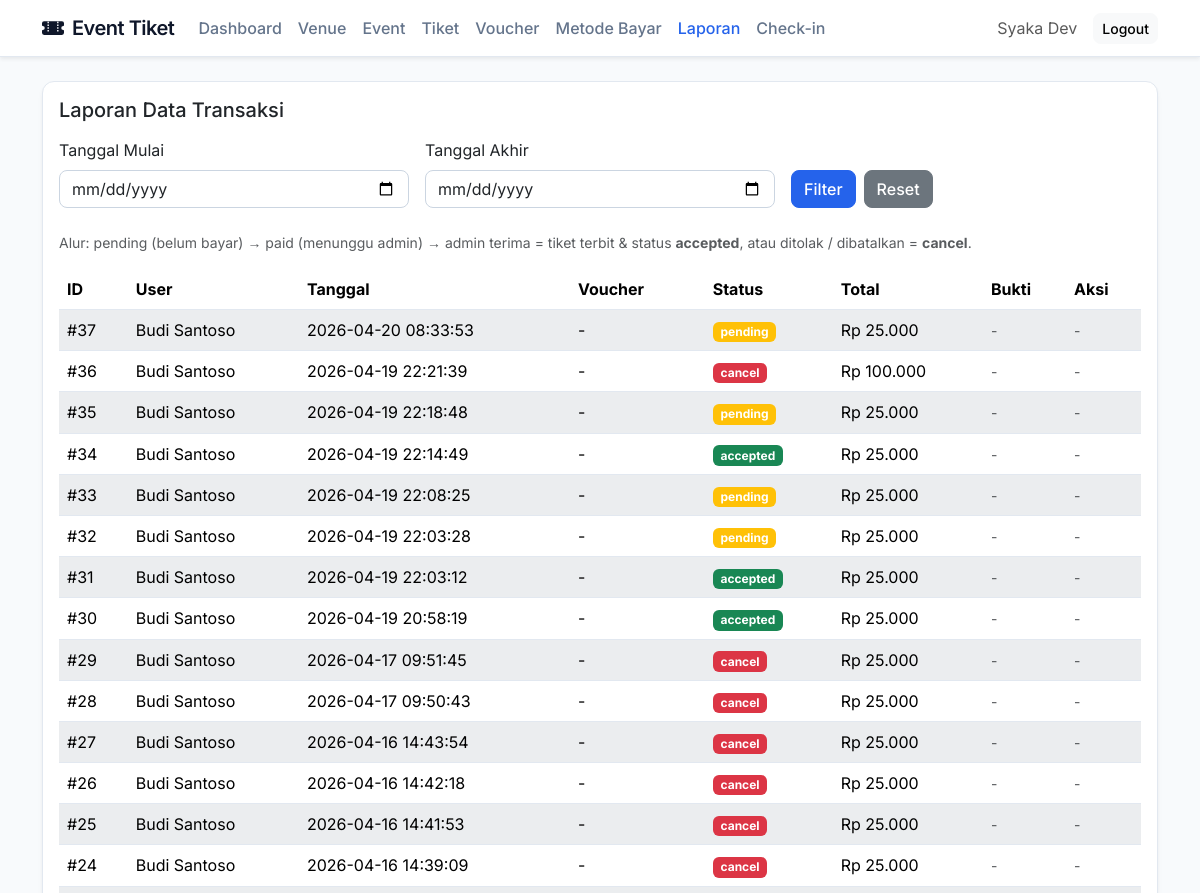
Before: /index.php?page=report_transaksi (signed in, upper part) with the older database file.
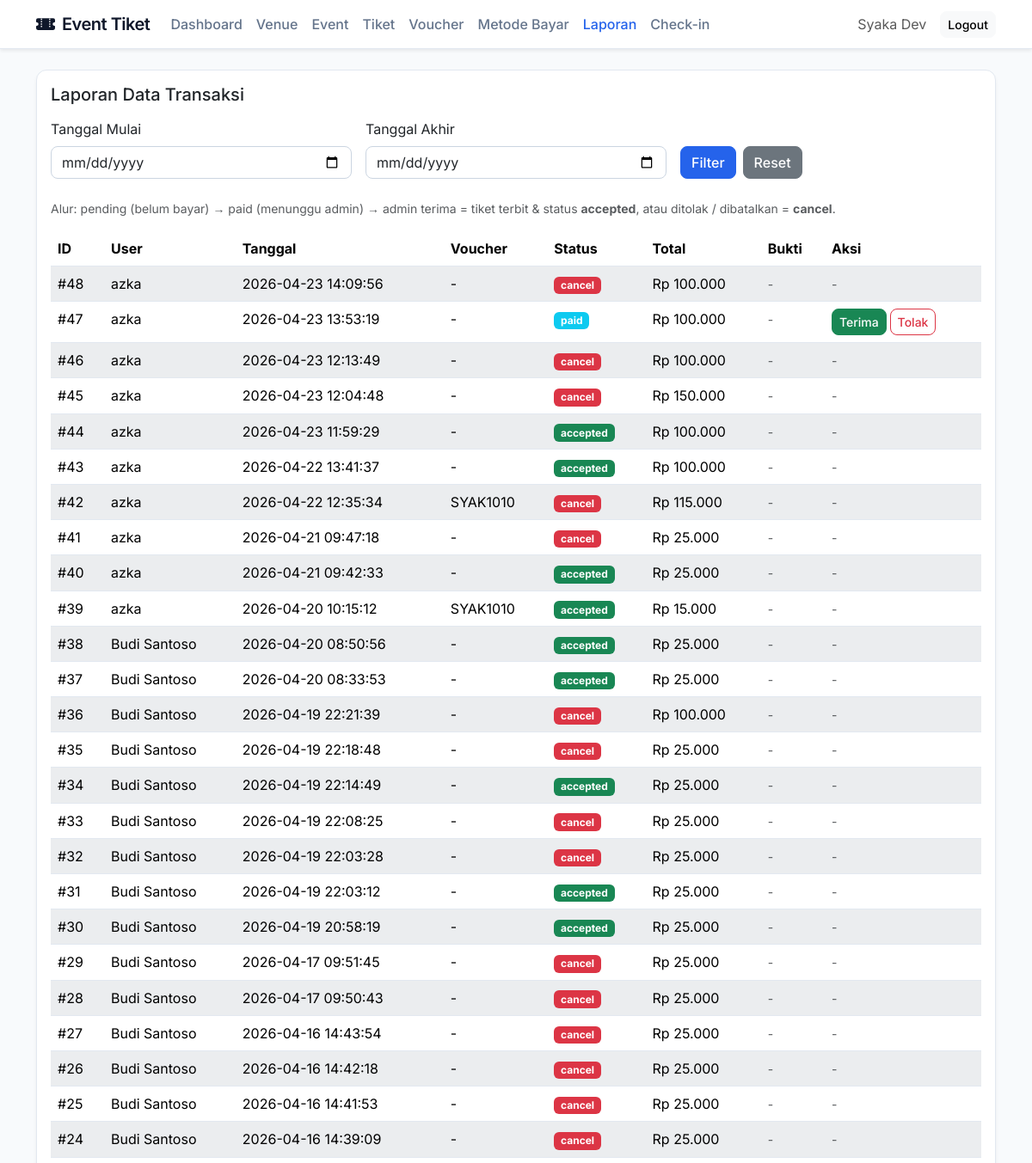
After: the same page with the newer database file.
### tables this page shows
CREATE TABLE `orders` (
  `id_order` int NOT NULL,
  `id_user` int DEFAULT NULL,
  `tanggal_order` datetime DEFAULT CURRENT_TIMESTAMP,
  `total` int NOT NULL,
  `status` enum('pending','paid','cancel') DEFAULT 'pending',
  `id_voucher` int DEFAULT NULL,
  `id_metode` int DEFAULT NULL,
  `bukti_pembayaran` varchar(255) DEFAULT NULL
);

CREATE TABLE `users` (
  `id_user` int NOT NULL,
  `nama` varchar(100) NOT NULL,
  `email` varchar(100) NOT NULL,
  `password` varchar(255) NOT NULL,
  `role` enum('user','petugas','admin') NOT NULL
);

CREATE TABLE `voucher` (
  `id_voucher` int NOT NULL,
  `kode_voucher` varchar(20) NOT NULL,
  `potongan` int NOT NULL,
  `kuota` int NOT NULL,
  `status` enum('aktif','nonaktif') NOT NULL
);

### proses/bootstrap.php (called while the page is built, shortened)
<?php
function e(string $value): string
{
    return htmlspecialchars($value, ENT_QUOTES, 'UTF-8');
}

### views/admin/report_transaksi.php (the view, shortened to what the changed rows need)
<?php
$params = [];
$whereClause = "";
$stmt = $pdo->prepare("
    SELECT o.id_order, o.tanggal_order, o.total, o.status, u.nama, v.kode_voucher,
           (SELECT COUNT(*) FROM attendee a JOIN order_detail od ON od.id_detail=a.id_detail WHERE od.id_order = o.id_order) as ticket_count,
           p.bukti_pembayaran
    FROM orders o
    JOIN users u ON u.id_user=o.id_user
    LEFT JOIN voucher v ON v.id_voucher=o.id_voucher
    LEFT JOIN pembayaran p ON p.id_order=o.id_order
    $whereClause
    ORDER BY o.id_order DESC
");
$stmt->execute($params);
$rows = $stmt->fetchAll();
?>
<div class="card card-modern">
    <div class="card-body">
        <div class="table-responsive">
            <table id="table-transaksi" class="table table-striped">
                <thead><tr><th>ID</th><th>User</th><th>Tanggal</th><th>Voucher</th><th>Status</th><th>Total</th><th>Bukti</th><th>Aksi</th></tr></thead>
                <tbody>
                <?php foreach ($rows as $r): ?>
                    <?php
                        $displayStatus = $r['status'];
                        if ($r['status'] === 'paid' && $r['ticket_count'] > 0) {
                            $displayStatus = 'accepted';
                        }
                        $badge = 'secondary';
                        if ($displayStatus === 'pending') {
                            $badge = 'warning';
                        } elseif ($displayStatus === 'paid') {
                            $badge = 'info';
                        } elseif ($displayStatus === 'accepted') {
                            $badge = 'success';
                        } elseif ($displayStatus === 'cancel') {
                            $badge = 'danger';
                        }
                    ?>
                    <tr>
                        <td>#<?= (int)$r['id_order'] ?></td>
                        <td><?= e($r['nama']) ?></td>
                        <td><?= e($r['tanggal_order']) ?></td>
                        <td><?= e((string)($r['kode_voucher'] ?? '-')) ?></td>
                        <td><span class="badge bg-<?= $badge ?>"><?= e($displayStatus) ?></span></td>
                        <td>Rp <?= number_format((float)$r['total'], 0, ',', '.') ?></td>
                        <td>
                            <?php if (!empty($r['bukti_pembayaran'])): ?>
                                <a href="img/bukti-pembayaran/<?= e($r['bukti_pembayaran']) ?>" target="_blank" class="btn btn-sm btn-outline-primary">Lihat</a>
                            <?php else: ?>
                                <span class="text-muted small">-</span>
                            <?php endif; ?>
                        </td>
                        <td>
                            <?php if ($displayStatus === 'paid'): ?>
                                <div class="d-flex flex-wrap gap-1">
                                <form method="post"
                                      action="index.php?action=accept_order&page=report_transaksi"
                                      data-confirm-title="Terima pembayaran"
                                      data-confirm-message="Terima pembayaran dan terbitkan tiket untuk order ini?"
                                      data-confirm-ok-text="Ya, Terima"
                                      data-confirm-ok-class="btn btn-primary">
                                    <button type="submit" class="btn btn-sm btn-success">Terima</button>
                                </form>
                                <form method="post"
                                      action="index.php?action=reject_order&page=report_transaksi"
                                      data-confirm-title="Tolak pembayaran"
                                      data-confirm-message="Batalkan order ini dan kembalikan kuota voucher (jika ada)?"
                                      data-confirm-ok-text="Ya, Tolak"
                                      data-confirm-ok-class="btn btn-danger">
                                    <button type="submit" class="btn btn-sm btn-outline-danger">Tolak</button>
                                </form>
                                </div>
                            <?php else: ?>
                                <span class="text-muted small">-</span>
                            <?php endif; ?>
                        </td>
                    </tr>
                <?php endforeach; ?>
                </tbody>
            </table>
        </div>
    </div>
</div>
<link rel="stylesheet" href="https://cdn.datatables.net/2.0.5/css/dataTables.bootstrap5.css">
<link rel="stylesheet" href="https://cdn.datatables.net/buttons/3.0.2/css/buttons.bootstrap5.css">

Changed rows visible on the page:
added orders: id_order "48", id_user.nama "azka", tanggal_order "2026-04-23 14:09:56", kode_voucher "-", status "cancel", total "100.000"
added orders: id_order "47", id_user.nama "azka", tanggal_order "2026-04-23 13:53:19", kode_voucher "-", status "paid", total "100.000"
added orders: id_order "46", id_user.nama "azka", tanggal_order "2026-04-23 12:13:49", kode_voucher "-", status "cancel", total "100.000"
added orders: id_order "45", id_user.nama "azka", tanggal_order "2026-04-23 12:04:48", kode_voucher "-", status "cancel", total "150.000"
added orders: id_order "44", id_user.nama "azka", tanggal_order "2026-04-23 11:59:29", kode_voucher "-", displayStatus "accepted", total "100.000"
added orders: id_order "43", id_user.nama "azka", tanggal_order "2026-04-22 13:41:37", kode_voucher "-", displayStatus "accepted", total "100.000"
added orders: id_order "42", id_user.nama "azka", tanggal_order "2026-04-22 12:35:34", id_voucher.kode_voucher "SYAK1010", status "cancel", total "115.000"
added orders: id_order "41", id_user.nama "azka", tanggal_order "2026-04-21 09:47:18", kode_voucher "-", status "cancel", total "25.000"
added orders: id_order "40", id_user.nama "azka", tanggal_order "2026-04-21 09:42:33", kode_voucher "-", displayStatus "accepted", total "25.000"
added orders: id_order "39", id_user.nama "azka", tanggal_order "2026-04-20 10:15:12", id_voucher.kode_voucher "SYAK1010", displayStatus "accepted", total "15.000"
added orders: id_order "38", id_user.nama "Budi Santoso", tanggal_order "2026-04-20 08:50:56", kode_voucher "-", displayStatus "accepted", total "25.000"
changed orders id 37: status "pending" → "accepted"
changed orders id 35: status "pending" → "cancel"
changed orders id 33: status "pending" → "cancel"
changed orders id 32: status "pending" → "cancel"
